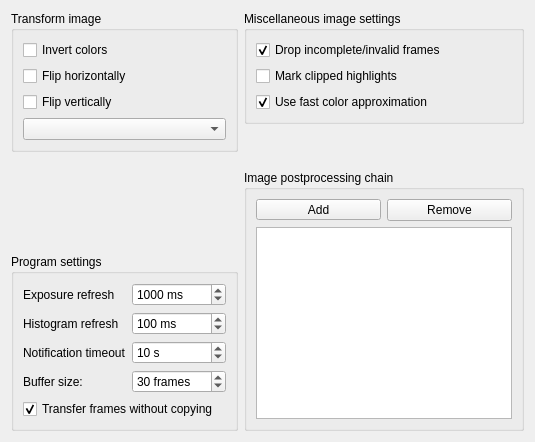
      <widget class="QWidget" name="settingsTab">
       <attribute name="title">
        <string>Settings</string>
       </attribute>
       <layout class="QGridLayout" name="gridLayout_3">
        <item row="0" column="0">
         <layout class="QVBoxLayout" name="verticalLayout_16">
          <item>
           <widget class="QGroupBox" name="transformBox">
            <property name="title">
             <string>Transform image</string>
            </property>
            <layout class="QVBoxLayout" name="verticalLayout_6">
             <item>
              <widget class="QCheckBox" name="invertColors">
               <property name="text">
                <string>Invert colors</string>
               </property>
              </widget>
             </item>
             <item>
              <widget class="QCheckBox" name="flipHorizontal">
               <property name="text">
                <string>Flip horizontally</string>
               </property>
              </widget>
             </item>
             <item>
              <widget class="QCheckBox" name="flipVertical">
               <property name="text">
                <string>Flip vertically</string>
               </property>
              </widget>
             </item>
             <item>
              <widget class="QComboBox" name="rotationSelector"/>
             </item>
            </layout>
           </widget>
          </item>
          <item>
           <spacer name="verticalSpacer_5">
            <property name="orientation">
             <enum>Qt::Vertical</enum>
            </property>
            <property name="sizeHint" stdset="0">
             <size>
              <width>20</width>
              <height>40</height>
             </size>
            </property>
           </spacer>
          </item>
          <item>
           <widget class="QGroupBox" name="settingsBox">
            <property name="title">
             <string>Program settings</string>
            </property>
            <layout class="QFormLayout" name="formLayout_3">
             <item row="1" column="0">
              <widget class="QLabel" name="label_22">
               <property name="text">
                <string>Exposure refresh</string>
               </property>
              </widget>
             </item>
             <item row="1" column="1">
              <widget class="QSpinBox" name="sliderUpdateSpinbox">
               <property name="toolTip">
                <string>Exposure and gain are periodically updated and sliders moved accordingly.</string>
               </property>
               <property name="suffix">
                <string> ms</string>
               </property>
               <property name="minimum">
                <number>1</number>
               </property>
               <property name="maximum">
                <number>10000</number>
               </property>
               <property name="value">
                <number>1000</number>
               </property>
              </widget>
             </item>
             <item row="2" column="0">
              <widget class="QLabel" name="label_23">
               <property name="text">
                <string>Histogram refresh</string>
               </property>
              </widget>
             </item>
             <item row="2" column="1">
              <widget class="QSpinBox" name="histogramUpdateSpinbox">
               <property name="toolTip">
                <string>Calculating the histogram can be expensive, so it shouldn't be updated too often.</string>
               </property>
               <property name="suffix">
                <string> ms</string>
               </property>
               <property name="minimum">
                <number>1</number>
               </property>
               <property name="maximum">
                <number>10000</number>
               </property>
               <property name="value">
                <number>100</number>
               </property>
              </widget>
             </item>
             <item row="3" column="0">
              <widget class="QLabel" name="label_24">
               <property name="text">
                <string>Notification timeout</string>
               </property>
              </widget>
             </item>
             <item row="3" column="1">
              <widget class="QSpinBox" name="statusTimeoutSpinbox">
               <property name="toolTip">
                <string>A message is shown in the status bar on certain events or errors. This message is cleared after the specified interval.</string>
               </property>
               <property name="suffix">
                <string> s</string>
               </property>
               <property name="minimum">
                <number>1</number>
               </property>
               <property name="maximum">
                <number>1000</number>
               </property>
               <property name="value">
                <number>10</number>
               </property>
              </widget>
             </item>
             <item row="4" column="0">
              <widget class="QLabel" name="label_25">
               <property name="text">
                <string>Buffer size:</string>
               </property>
              </widget>
             </item>
             <item row="4" column="1">
              <widget class="QSpinBox" name="streamFramesSpinbox">
               <property name="toolTip">
                <string>&lt;html&gt;&lt;head/&gt;&lt;body&gt;&lt;p&gt;This setting controls the number of frames standing ready for camera to fill, ensuring smooth operation. If the frames arrive faster than they can be decoded and/or recorded, the buffer will underflow. If this happens intermittently, increase the buffer size. It it happens regularly, your system is too slow to handle the workload.&lt;/p&gt;&lt;/body&gt;&lt;/html&gt;</string>
               </property>
               <property name="suffix">
                <string> frames</string>
               </property>
               <property name="minimum">
                <number>1</number>
               </property>
               <property name="maximum">
                <number>1000</number>
               </property>
               <property name="value">
                <number>30</number>
               </property>
              </widget>
             </item>
             <item row="6" column="0" colspan="2">
              <widget class="QCheckBox" name="nocopyCheck">
               <property name="toolTip">
                <string>If this option is selected, as little copying of images is done as possible, making the program significantly faster. But, if the computer is too slow to process images in a timely manner, it may happen that the camera will be faster and will overwrite a current image. If this is a problem, disable this option.</string>
               </property>
               <property name="text">
                <string>Transfer frames without copying</string>
               </property>
               <property name="checked">
                <bool>true</bool>
               </property>
              </widget>
             </item>
            </layout>
           </widget>
          </item>
         </layout>
        </item>
        <item row="0" column="1">
         <layout class="QVBoxLayout" name="verticalLayout_17">
          <item>
           <widget class="QGroupBox" name="miscBox">
            <property name="title">
             <string>Miscellaneous image settings</string>
            </property>
            <layout class="QVBoxLayout" name="verticalLayout_7">
             <item>
              <widget class="QCheckBox" name="dropInvalidFrames">
               <property name="toolTip">
                <string>Invalid frames will not be recorded and will be displayed as pure red.</string>
               </property>
               <property name="text">
                <string>Drop incomplete/invalid frames</string>
               </property>
               <property name="checked">
                <bool>true</bool>
               </property>
              </widget>
             </item>
             <item>
              <widget class="QCheckBox" name="markClipped">
               <property name="toolTip">
                <string>Overexposed pixels are colored pink.</string>
               </property>
               <property name="text">
                <string>Mark clipped highlights</string>
               </property>
              </widget>
             </item>
             <item>
              <widget class="QCheckBox" name="useFastInterpolator">
               <property name="toolTip">
                <string>Only affects certain pixel formats. Colors are calculated using a less exact interpolation.</string>
               </property>
               <property name="text">
                <string>Use fast color approximation</string>
               </property>
               <property name="checked">
                <bool>true</bool>
               </property>
              </widget>
             </item>
            </layout>
           </widget>
          </item>
          <item>
           <spacer name="verticalSpacer_4">
            <property name="orientation">
             <enum>Qt::Vertical</enum>
            </property>
            <property name="sizeHint" stdset="0">
             <size>
              <width>20</width>
              <height>40</height>
             </size>
            </property>
           </spacer>
          </item>
          <item>
           <widget class="QGroupBox" name="postprocBox">
            <property name="title">
             <string>Image postprocessing chain</string>
            </property>
            <layout class="QVBoxLayout" name="verticalLayout_12">
             <item>
              <layout class="QHBoxLayout" name="horizontalLayout_17">
               <item>
                <widget class="QToolButton" name="postprocAddButton">
                 <property name="sizePolicy">
                  <sizepolicy hsizetype="Minimum" vsizetype="Fixed">
                   <horstretch>0</horstretch>
                   <verstretch>0</verstretch>
                  </sizepolicy>
                 </property>
                 <property name="text">
                  <string>Add</string>
                 </property>
                 <property name="popupMode">
                  <enum>QToolButton::InstantPopup</enum>
                 </property>
                 <property name="toolButtonStyle">
                  <enum>Qt::ToolButtonTextOnly</enum>
                 </property>
                </widget>
               </item>
               <item>
                <widget class="QPushButton" name="postprocRemoveButton">
                 <property name="text">
                  <string>Remove</string>
                 </property>
                </widget>
               </item>
              </layout>
             </item>
             <item>
              <widget class="QListView" name="postprocList">
               <property name="editTriggers">
                <set>QAbstractItemView::NoEditTriggers</set>
               </property>
               <property name="dragEnabled">
                <bool>false</bool>
               </property>
               <property name="dragDropMode">
                <enum>QAbstractItemView::InternalMove</enum>
               </property>
               <property name="defaultDropAction">
                <enum>Qt::MoveAction</enum>
               </property>
               <property name="alternatingRowColors">
                <bool>true</bool>
               </property>
               <property name="movement">
                <enum>QListView::Free</enum>
               </property>
              </widget>
             </item>
            </layout>
           </widget>
          </item>
         </layout>
        </item>
       </layout>
      </widget>
